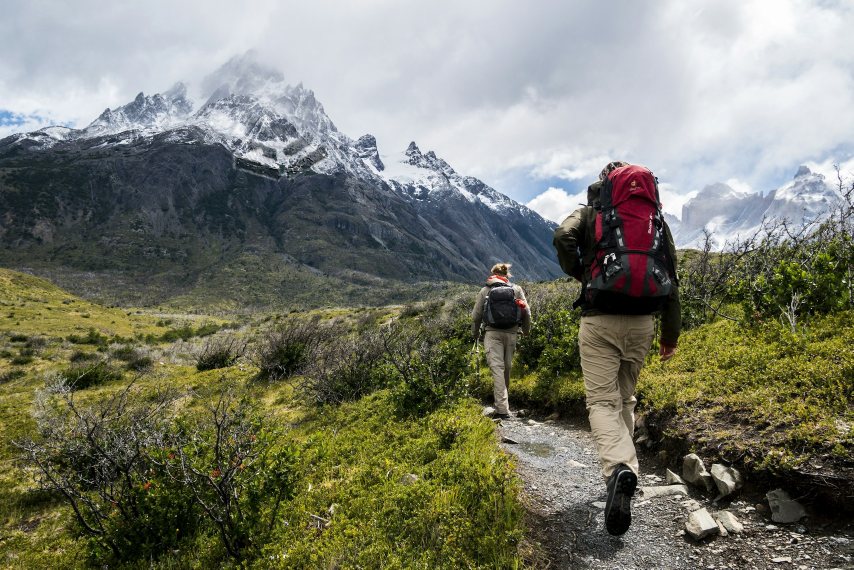
#> input picture trailfi/brand/hero-trail-carved.jpg, 2560 x 1708 px (shown at 1/3 size)
$ python boost-mark.py hero-trail-carved.jpg hero-trail-cloud.jpg 1.0
#> lines starting #> are read from the running program, lines starting #| are printed output that depends on the picture; after the words box and inside, x2 and y2 are one past the last pixel; in counts of white or black regions, pixels touching at a corner belong together; long printed decimals are rounded
"""Make the green mark in the cloud image more visible; pixels outside the mark stay untouched."""
import sys
import numpy as np
from PIL import Image
from scipy import ndimage as nd

src, out_path, amt = sys.argv[1], sys.argv[2], float(sys.argv[3])
a = np.asarray(Image.open(src).convert("RGB")).astype(np.float32) / 255
g = a[..., 1] - (a[..., 0] + a[..., 2]) / 2
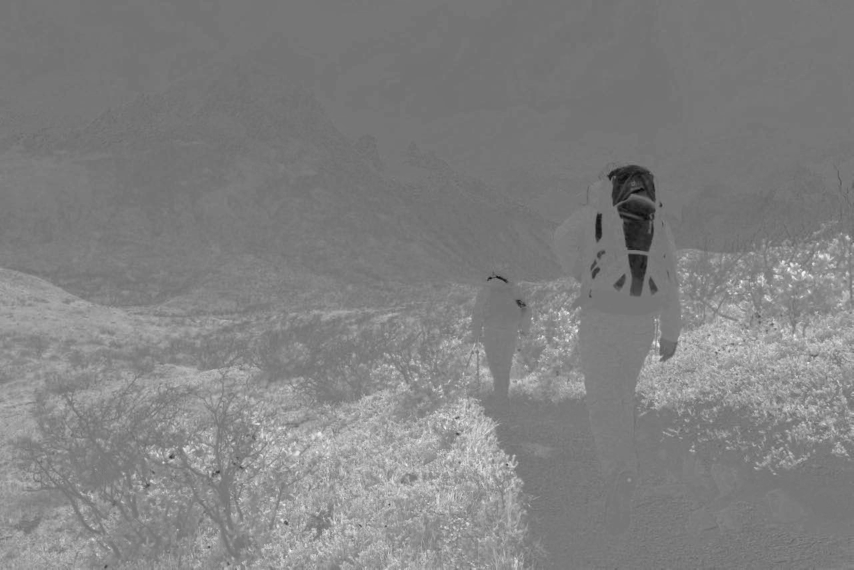
#> g: shape (1708, 2560) float32 (shown at 1/3 size); min -0.365, max 0.418, mean 0.0323; drawn with min black and max white
gs = nd.gaussian_filter(g, 2)
t = np.clip((gs - 0.03) / (0.065 - 0.03), 0, 1)
core = t > 0.5
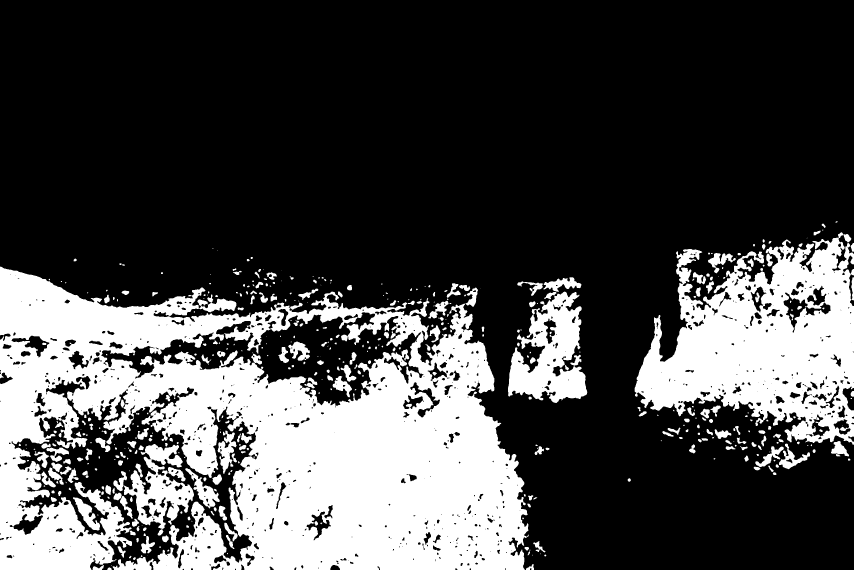
#> core: shape (1708, 2560) bool (shown at 1/3 size); 28.3% white; 471 white regions (139 under 20 px), largest, box (x1, y1, x2, y2) and area: (0, 800, 1586, 1708) 855965, (1904, 697, 2560, 1334) 237721, (1524, 875, 1762, 1209) 44123
lab, n = nd.label(core)
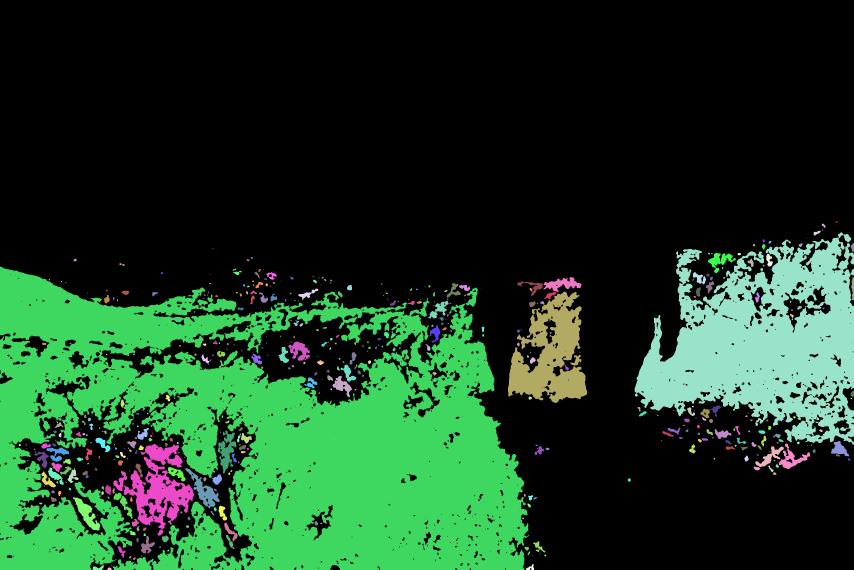
#> lab: shape (1708, 2560) int32 (shown at 1/3 size); 480 distinct labels, from 0 to 479; one colour per label, 0 black
#> n = 479
sizes = nd.sum(core, lab, range(1, n + 1))
#> sizes = 479 values, max 855391 at index 27, min 1 at index 34, mean 2586.7
keep = np.isin(lab, [i + 1 for i, s in enumerate(sizes) if s > 6000])  # only the six tiers, not stray green haze
#> keep: shape (1708, 2560) bool; 26.6% white; 4 white regions, box (x1, y1, x2, y2) and area: (0, 800, 1586, 1708) 855391, (1904, 697, 2560, 1334) 237721, (1524, 875, 1762, 1209) 44035, (340, 1332, 582, 1607) 24763
keep = nd.binary_dilation(keep, iterations=6)
#> keep: shape (1708, 2560) bool; 31.4% white; 3 white regions, box (x1, y1, x2, y2) and area: (0, 794, 1592, 1708) 1029778, (1898, 691, 2560, 1340) 285540, (1518, 869, 1768, 1215) 57375
mask = nd.gaussian_filter(t * t * (3 - 2 * t) * keep, 1.2)

lum = a @ np.array([0.299, 0.587, 0.114], np.float32)
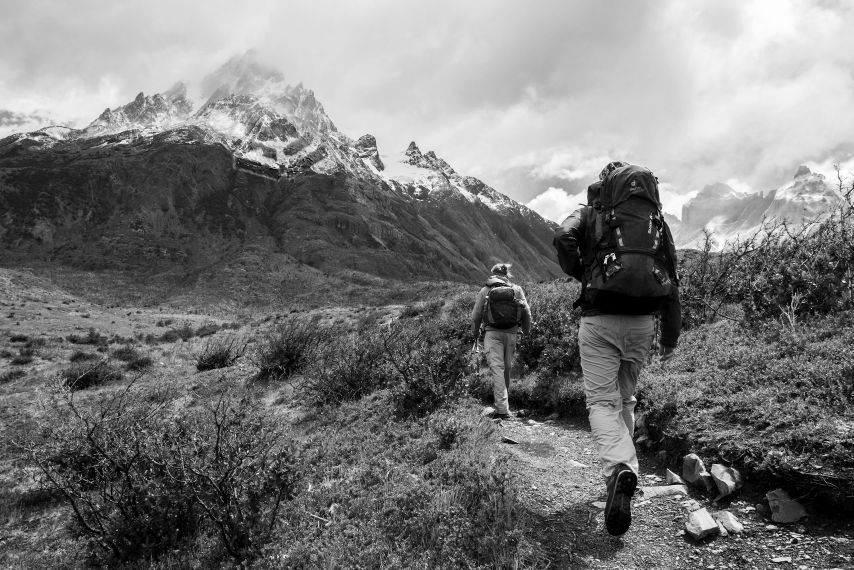
#> lum: shape (1708, 2560) float32 (shown at 1/3 size); min 0, max 1, mean 0.474
inside = mask > 0.5
#> inside: shape (1708, 2560) bool; 26.7% white; 35 white regions (26 under 20 px), largest, box (x1, y1, x2, y2) and area: (0, 800, 1585, 1708) 855864, (1904, 697, 2560, 1334) 239446, (1524, 875, 1762, 1209) 44282
m = lum[inside].mean()
#> m = 0.362
tex = np.clip(lum / m, 0.5, 1.6)[..., None]                    # keep the cloud texture inside the mark
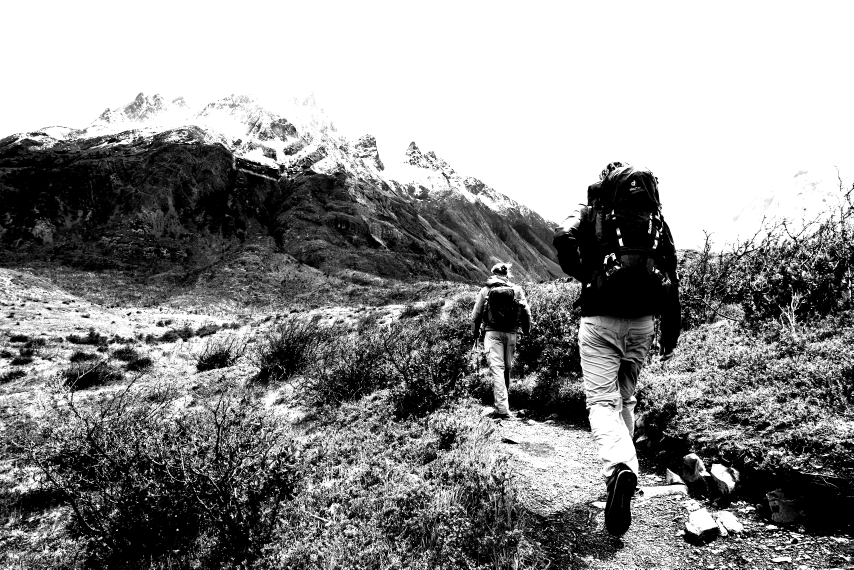
#> tex: shape (1708, 2560, 1) float32 (shown at 1/3 size); min 0.5, max 1.6, mean 1.11; drawn with min black and max white
lime = np.array([0.77, 0.98, 0.43], np.float32)
target = np.clip(lime * (0.62 + 0.38 * (tex - 1) * 1.6 + 0.0), 0, 1) * np.clip(0.55 + 0.45 * tex, 0, 1.2)
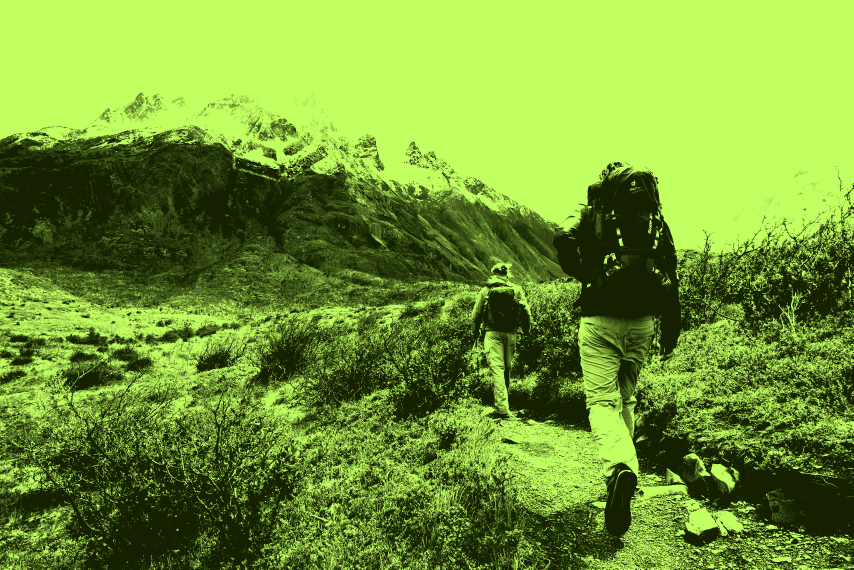
#> target: shape (1708, 2560, 3) float32 (shown at 1/3 size); mean of channels 0, 1, 2 0.596, 0.743, 0.326; drawn with min black and max white
out = a + (target - a) * (mask * amt)[..., None]
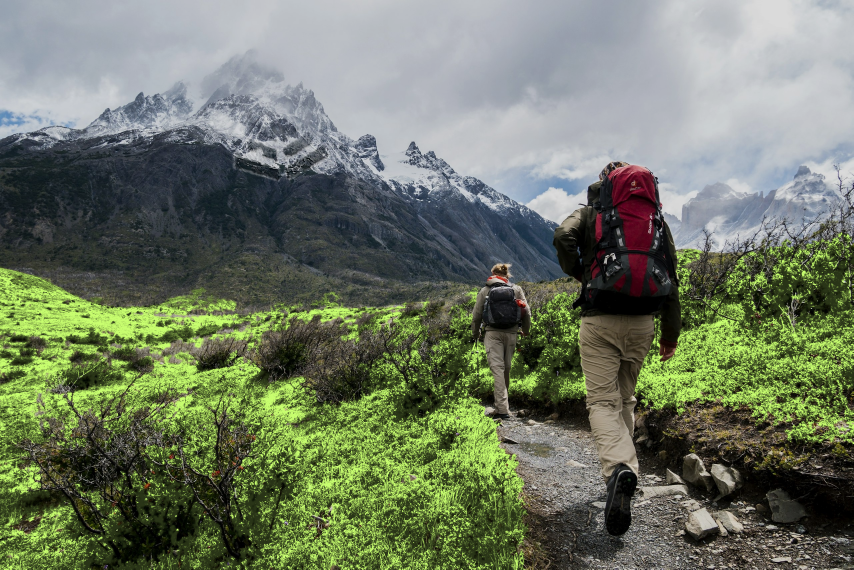
#> out: shape (1708, 2560, 3) float32 (shown at 1/3 size); mean R, G, B 0.506, 0.549, 0.457; drawn with min black and max white
Image.fromarray((np.clip(out, 0, 1) * 255).astype(np.uint8)).save(out_path, quality=95)
print("ok", float(m), float(mask.max()))
#| ok 0.3621 1.0

$ run again, on trailfi/brand/x-header-mountains-dark.jpg
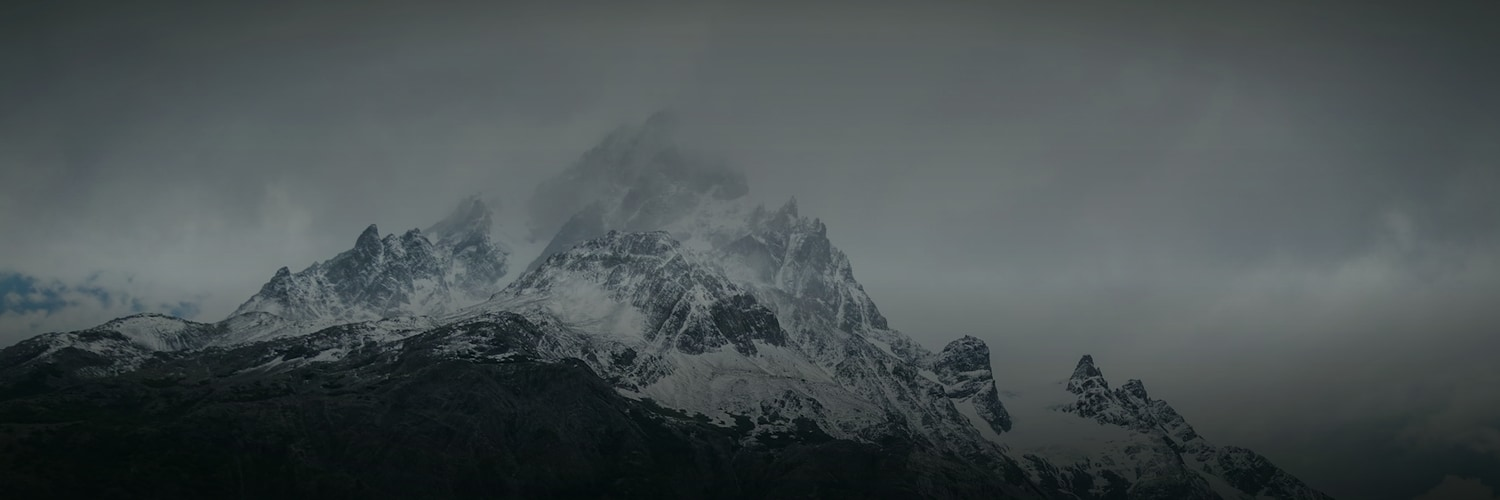
#> input picture trailfi/brand/x-header-mountains-dark.jpg, 1500 x 500 px
#> `g = a[..., 1] - (a[..., 0] + a[..., 2]) / 2`:
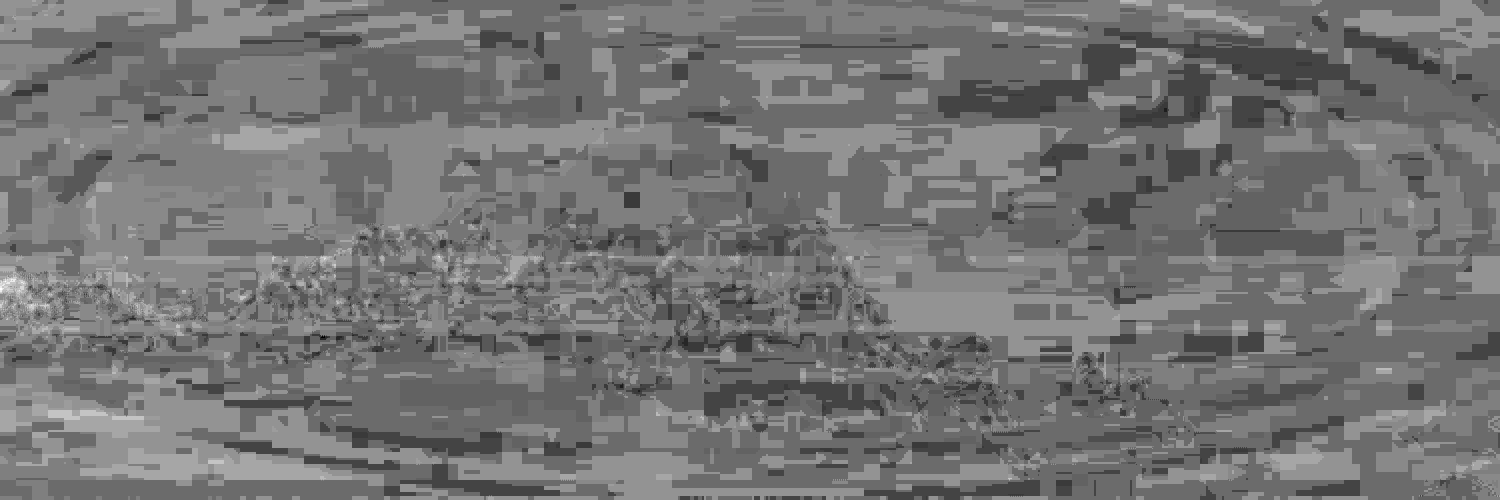
#> g: shape (500, 1500) float32; min -0.0098, max 0.0412, mean 0.0135; drawn with min black and max white
#> `gs = nd.gaussian_filter(g, 2)`:
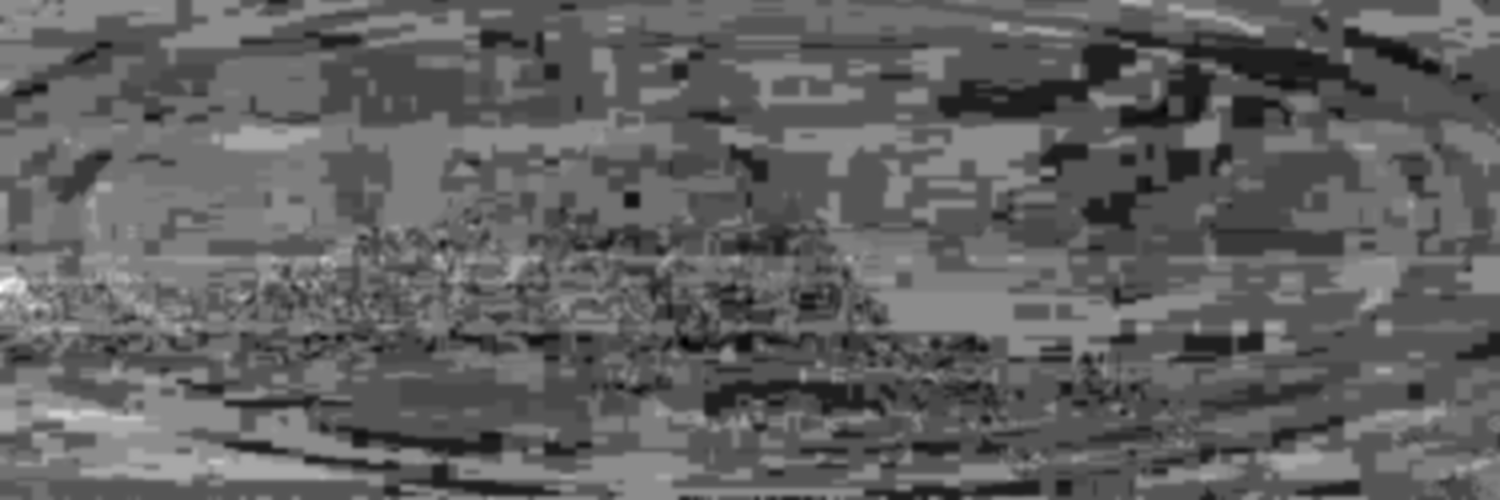
#> gs: shape (500, 1500) float32; min -0.000553, max 0.036, mean 0.0135; drawn with min black and max white
#> core: shape (500, 1500) bool; every value is 0
#> lab: shape (500, 1500) int32; every value is 0
#> n = 0
#> sizes = empty array
#> m = nan
#> tex: shape (500, 1500, 1) float32; every value is NaN or infinite
#> target: shape (500, 1500, 3) float32; every value is NaN or infinite
#| ok nan 0.0
